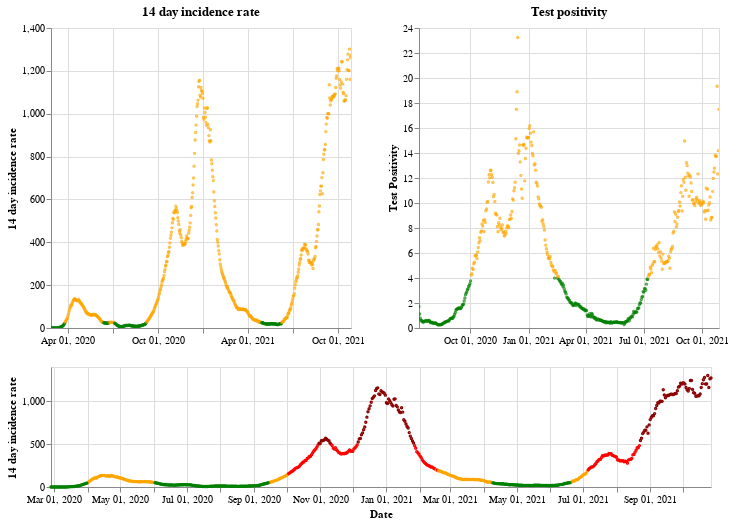

The notebook cell this image was saved under:
### Markdown cell above
## Wales

### Code cell
plot_traffic_light('Wales')

### Figure 1 — Vega-Lite specification as saved in the notebook (floating-point values rounded to 4 significant figures; data arrays with more than 128 entries replaced by an {"elided": "..."} marker saying what was removed)
{"config": {"view": {"continuousWidth": 400, "continuousHeight": 300}}, "vconcat": [{"hconcat": [{"mark": {"type": "point", "size": 2}, "encoding": {"color": {"condition": {"value": "green", "test": "(datum.twoWeeklyCasesRate <= 25)"}, "value": "orange"}, "tooltip": [{"type": "nominal", "field": "areaName"}, {"type": "temporal", "field": "date"}, {"type": "quantitative", "field": "twoWeeklyCasesRate"}, {"type": "quantitative", "field": "testPositivity"}], "x": {"type": "temporal", "axis": {"title": ""}, "field": "date", "scale": {"domain": {"selection": "DateBrush"}}, "timeUnit": "yearmonthdate"}, "y": {"type": "quantitative", "axis": {"title": "14 day incidence rate"}, "field": "twoWeeklyCasesRate"}}, "title": "14 day incidence rate", "width": 300}, {"mark": {"type": "point", "size": 2}, "encoding": {"color": {"condition": {"value": "green", "test": "(datum.testPositivity <= 4)"}, "value": "orange"}, "tooltip": [{"type": "nominal", "field": "areaName"}, {"type": "temporal", "field": "date"}, {"type": "quantitative", "field": "twoWeeklyCasesRate"}, {"type": "quantitative", "field": "testPositivity"}], "x": {"type": "temporal", "axis": {"title": ""}, "field": "date", "scale": {"domain": {"selection": "DateBrush"}}, "timeUnit": "yearmonthdate"}, "y": {"type": "quantitative", "axis": {"title": "Test Positivity"}, "field": "testPositivity"}}, "title": "Test positivity", "width": 300}]}, {"layer": [{"mark": {"type": "point", "size": 2}, "encoding": {"color": {"condition": {"value": "orange", "test": "(((datum.testPositivity < 4) && (datum.twoWeeklyCasesRate >= 50)) && (datum.twoWeeklyCasesRate < 200))"}, "value": "red"}, "opacity": {"condition": {"value": 1, "test": "((datum.twoWeeklyCasesRate >= 50) && (datum.twoWeeklyCasesRate < 500))"}, "value": 0}, "tooltip": [{"type": "nominal", "field": "areaName"}, {"type": "temporal", "field": "date"}, {"type": "quantitative", "field": "twoWeeklyCasesRate"}, {"type": "quantitative", "field": "testPositivity"}], "x": {"type": "temporal", "axis": {"title": "Date"}, "field": "date", "timeUnit": "yearmonthdate"}, "y": {"type": "quantitative", "axis": {"title": "14 day incidence rate"}, "field": "twoWeeklyCasesRate"}}, "selection": {"DateBrush": {"type": "interval", "encodings": ["x"], "fields": ["Time"]}}}, {"mark": {"type": "point", "size": 2}, "encoding": {"color": {"value": "darkred"}, "opacity": {"condition": {"value": 1, "test": "(datum.twoWeeklyCasesRate >= 500)"}, "value": 0}, "tooltip": [{"type": "nominal", "field": "areaName"}, {"type": "temporal", "field": "date"}, {"type": "quantitative", "field": "twoWeeklyCasesRate"}, {"type": "quantitative", "field": "testPositivity"}], "x": {"type": "temporal", "axis": {"title": "Date"}, "field": "date", "timeUnit": "yearmonthdate"}, "y": {"type": "quantitative", "axis": {"title": "14 day incidence rate"}, "field": "twoWeeklyCasesRate"}}}, {"mark": {"type": "point", "size": 2}, "encoding": {"color": {"condition": {"value": "green", "test": "((datum.testPositivity < 4) && (datum.twoWeeklyCasesRate < 50))"}, "value": "orange"}, "opacity": {"condition": {"value": 1, "test": "(datum.twoWeeklyCasesRate < 50)"}, "value": 0}, "tooltip": [{"type": "nominal", "field": "areaName"}, {"type": "temporal", "field": "date"}, {"type": "quantitative", "field": "twoWeeklyCasesRate"}, {"type": "quantitative", "field": "testPositivity"}], "x": {"type": "temporal", "axis": {"title": "Date"}, "field": "date", "timeUnit": "yearmonthdate"}, "y": {"type": "quantitative", "axis": {"title": "14 day incidence rate"}, "field": "twoWeeklyCasesRate"}}}], "height": 120, "width": 660}], "data": {"name": "data-9c06240ec4f5d01f47c2dab12c3f89a1"}, "$schema": "https://vega.github.io/schema/vega-lite/v4.8.1.json", "datasets": {"data-9c06240ec4f5d01f47c2dab12c3f89a1": {"elided": "609 records"}}}
